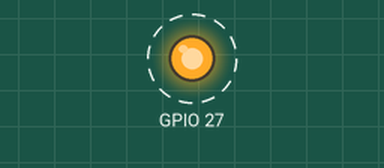
Bench run of a program on a simulated Raspberry Pi (BCM pin numbers). On the bench: output pins drawn as LEDs (lit = HIGH). Dashed ring = blinking. At 11.0 s the program stops and its outputs stay as they are.

Above: at 0.2 s.
Timing chart, 0 to 3.0 s (numbered marks = the images above):
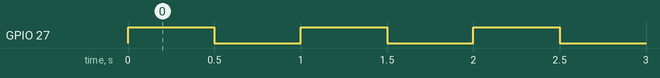

The program:

RPi_libary.py
```python
import RPi.GPIO as GPIO
from time import sleep

GPIO.setwarnings(False)
GPIO.setmode(GPIO.BCM)

GPIO.setup(27,GPIO.OUT)


for i in range(0,11):

    GPIO.output(27,GPIO.HIGH)

    sleep(0.5)

    GPIO.output(27,GPIO.LOW)

    sleep(0.5)


GPIO.cleanup()
```

Measured:
- by itself, GPIO 27: alternates HIGH for 0.50 s and LOW for 0.50 s, 22 changes in all, then stays LOW
